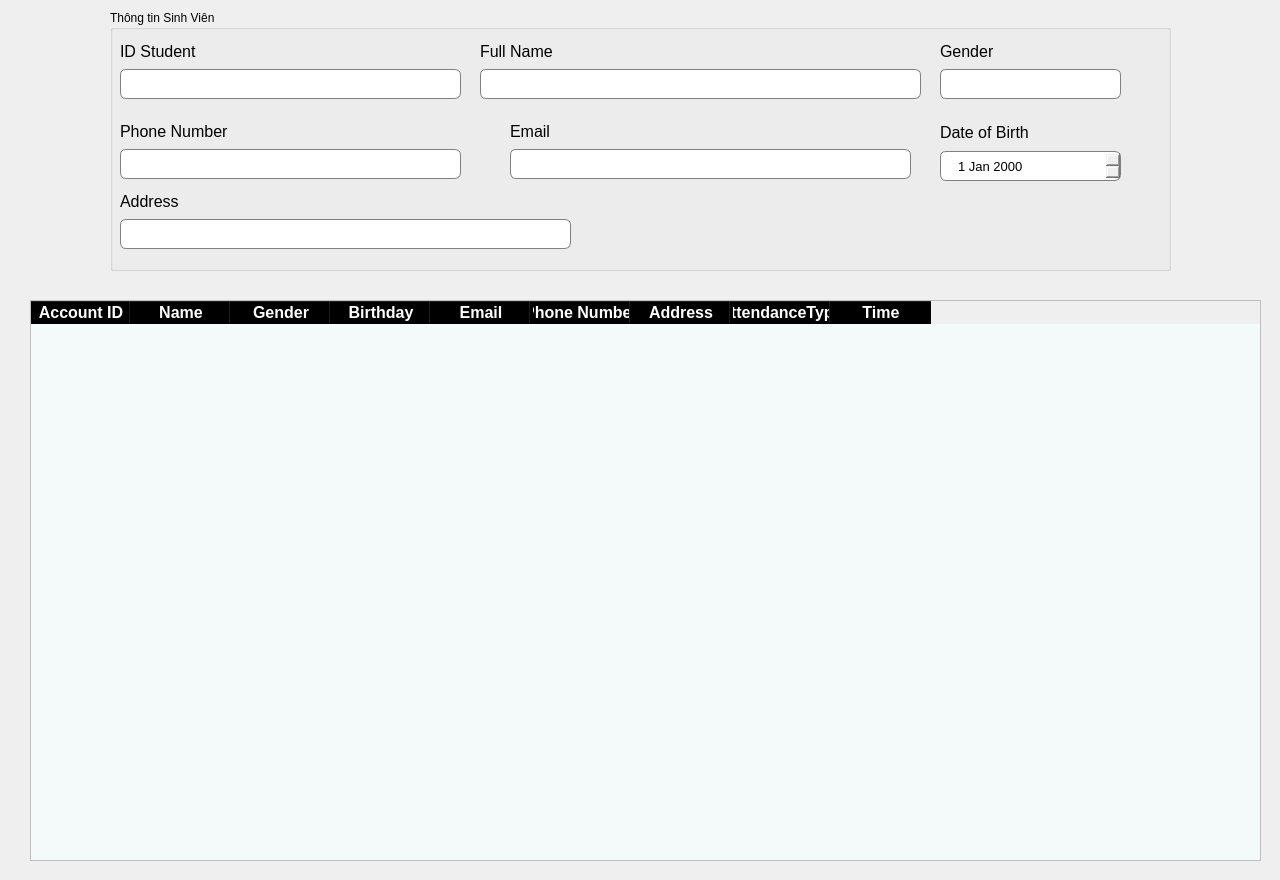
<?xml version="1.0" encoding="UTF-8"?>
<ui version="4.0">
 <class>MainWindow</class>
 <widget class="QMainWindow" name="MainWindow">
  <property name="geometry">
   <rect>
    <x>0</x>
    <y>0</y>
    <width>1280</width>
    <height>880</height>
   </rect>
  </property>
  <property name="windowTitle">
   <string>MainWindow</string>
  </property>
  <widget class="QWidget" name="centralwidget">
   <widget class="QGroupBox" name="groupBox">
    <property name="geometry">
     <rect>
      <x>110</x>
      <y>10</y>
      <width>1061</width>
      <height>261</height>
     </rect>
    </property>
    <property name="styleSheet">
     <string notr="true">QLineEdit{
	border: 1px solid gray;
	border-radius:6px;
	padding-left:15px;
	height:30px;
}
QDateEdit{
	border:1px solid gray;
	border-radius:6px;
	padding-left:15px;
	height:28px;
}
QDateTimeEdit{
	border:1px solid gray;
	border-radius:6px;
	padding-left:15px;
	height:28px;
}
QComboBox{
	border:2px solid white;
	border-radius:8px;
	padding:1px 15px 1px 3px;
	background-color: black;
	color:white;
	height:25px;
	padding-left:15px;
	font-weight:bold;
	selection-background-color:#298089;
}
</string>
    </property>
    <property name="title">
     <string>Thông tin Sinh Viên</string>
    </property>
    <widget class="QWidget" name="layoutWidget">
     <property name="geometry">
      <rect>
       <x>370</x>
       <y>30</y>
       <width>441</width>
       <height>59</height>
      </rect>
     </property>
     <layout class="QVBoxLayout" name="verticalLayout_13">
      <item>
       <widget class="QLabel" name="label_9">
        <property name="font">
         <font>
          <pointsize>12</pointsize>
         </font>
        </property>
        <property name="text">
         <string>Full Name</string>
        </property>
       </widget>
      </item>
      <item>
       <widget class="QLineEdit" name="Name_Student_lineEdit">
        <property name="minimumSize">
         <size>
          <width>0</width>
          <height>30</height>
         </size>
        </property>
        <property name="maximumSize">
         <size>
          <width>16777215</width>
          <height>30</height>
         </size>
        </property>
        <property name="font">
         <font>
          <pointsize>10</pointsize>
         </font>
        </property>
       </widget>
      </item>
     </layout>
    </widget>
    <widget class="QWidget" name="layoutWidget_2">
     <property name="geometry">
      <rect>
       <x>10</x>
       <y>110</y>
       <width>341</width>
       <height>59</height>
      </rect>
     </property>
     <layout class="QVBoxLayout" name="verticalLayout_16">
      <item>
       <widget class="QLabel" name="label_15">
        <property name="font">
         <font>
          <pointsize>12</pointsize>
         </font>
        </property>
        <property name="text">
         <string>Phone Number</string>
        </property>
       </widget>
      </item>
      <item>
       <widget class="QLineEdit" name="Phone_Student_lineEdit">
        <property name="minimumSize">
         <size>
          <width>0</width>
          <height>30</height>
         </size>
        </property>
        <property name="maximumSize">
         <size>
          <width>16777215</width>
          <height>30</height>
         </size>
        </property>
        <property name="font">
         <font>
          <pointsize>10</pointsize>
         </font>
        </property>
       </widget>
      </item>
     </layout>
    </widget>
    <widget class="QWidget" name="layoutWidget_3">
     <property name="geometry">
      <rect>
       <x>10</x>
       <y>30</y>
       <width>341</width>
       <height>59</height>
      </rect>
     </property>
     <layout class="QVBoxLayout" name="verticalLayout_12">
      <item>
       <widget class="QLabel" name="label_8">
        <property name="font">
         <font>
          <pointsize>12</pointsize>
         </font>
        </property>
        <property name="text">
         <string>ID Student</string>
        </property>
       </widget>
      </item>
      <item>
       <widget class="QLineEdit" name="ID_Student_lineEdit">
        <property name="minimumSize">
         <size>
          <width>0</width>
          <height>30</height>
         </size>
        </property>
        <property name="maximumSize">
         <size>
          <width>16777215</width>
          <height>30</height>
         </size>
        </property>
        <property name="font">
         <font>
          <pointsize>10</pointsize>
         </font>
        </property>
       </widget>
      </item>
     </layout>
    </widget>
    <widget class="QWidget" name="layoutWidget_5">
     <property name="geometry">
      <rect>
       <x>400</x>
       <y>110</y>
       <width>401</width>
       <height>59</height>
      </rect>
     </property>
     <layout class="QVBoxLayout" name="verticalLayout_18">
      <item>
       <widget class="QLabel" name="label_17">
        <property name="font">
         <font>
          <pointsize>12</pointsize>
         </font>
        </property>
        <property name="text">
         <string>Email</string>
        </property>
       </widget>
      </item>
      <item>
       <widget class="QLineEdit" name="Email_Student_lineEdit">
        <property name="minimumSize">
         <size>
          <width>0</width>
          <height>30</height>
         </size>
        </property>
        <property name="maximumSize">
         <size>
          <width>16777215</width>
          <height>30</height>
         </size>
        </property>
        <property name="font">
         <font>
          <pointsize>10</pointsize>
         </font>
        </property>
       </widget>
      </item>
     </layout>
    </widget>
    <widget class="QWidget" name="layoutWidget_4">
     <property name="geometry">
      <rect>
       <x>10</x>
       <y>180</y>
       <width>451</width>
       <height>59</height>
      </rect>
     </property>
     <layout class="QVBoxLayout" name="verticalLayout_19">
      <item>
       <widget class="QLabel" name="label_18">
        <property name="font">
         <font>
          <pointsize>12</pointsize>
         </font>
        </property>
        <property name="text">
         <string>Address</string>
        </property>
       </widget>
      </item>
      <item>
       <widget class="QLineEdit" name="Address_Student_lineEdit">
        <property name="minimumSize">
         <size>
          <width>0</width>
          <height>30</height>
         </size>
        </property>
        <property name="maximumSize">
         <size>
          <width>16777215</width>
          <height>30</height>
         </size>
        </property>
        <property name="font">
         <font>
          <pointsize>10</pointsize>
         </font>
        </property>
       </widget>
      </item>
     </layout>
    </widget>
    <widget class="QWidget" name="layoutWidget_6">
     <property name="geometry">
      <rect>
       <x>830</x>
       <y>110</y>
       <width>181</width>
       <height>61</height>
      </rect>
     </property>
     <layout class="QVBoxLayout" name="verticalLayout_15">
      <item>
       <widget class="QLabel" name="label_14">
        <property name="font">
         <font>
          <pointsize>12</pointsize>
         </font>
        </property>
        <property name="text">
         <string>Date of Birth</string>
        </property>
       </widget>
      </item>
      <item>
       <widget class="QDateEdit" name="Birth_Student_dateEdit">
        <property name="minimumSize">
         <size>
          <width>0</width>
          <height>30</height>
         </size>
        </property>
        <property name="font">
         <font>
          <pointsize>10</pointsize>
         </font>
        </property>
       </widget>
      </item>
     </layout>
    </widget>
    <widget class="QWidget" name="layoutWidget_7">
     <property name="geometry">
      <rect>
       <x>830</x>
       <y>30</y>
       <width>181</width>
       <height>59</height>
      </rect>
     </property>
     <layout class="QVBoxLayout" name="verticalLayout_17">
      <item>
       <widget class="QLabel" name="label_16">
        <property name="font">
         <font>
          <pointsize>12</pointsize>
         </font>
        </property>
        <property name="text">
         <string>Gender</string>
        </property>
       </widget>
      </item>
      <item>
       <widget class="QLineEdit" name="Gender_Student_lineEdit">
        <property name="minimumSize">
         <size>
          <width>0</width>
          <height>30</height>
         </size>
        </property>
        <property name="maximumSize">
         <size>
          <width>16777215</width>
          <height>30</height>
         </size>
        </property>
        <property name="font">
         <font>
          <pointsize>10</pointsize>
         </font>
        </property>
       </widget>
      </item>
     </layout>
    </widget>
   </widget>
   <widget class="QWidget" name="widget" native="true">
    <property name="geometry">
     <rect>
      <x>20</x>
      <y>290</y>
      <width>1251</width>
      <height>581</height>
     </rect>
    </property>
    <widget class="QTableWidget" name="StudentInfo_Table">
     <property name="geometry">
      <rect>
       <x>10</x>
       <y>10</y>
       <width>1231</width>
       <height>561</height>
      </rect>
     </property>
     <property name="font">
      <font>
       <pointsize>12</pointsize>
      </font>
     </property>
     <property name="styleSheet">
      <string notr="true">QHeaderView::section{
	font-weight:bold;
	background-color:black;
	color:white;
}
QTableWidget{	
	alternate-background-color: #B0BDFB;
	background-color:#F4F9FA;
}</string>
     </property>
     <property name="alternatingRowColors">
      <bool>true</bool>
     </property>
     <column>
      <property name="text">
       <string>Account ID</string>
      </property>
     </column>
     <column>
      <property name="text">
       <string>Name</string>
      </property>
     </column>
     <column>
      <property name="text">
       <string>Gender</string>
      </property>
     </column>
     <column>
      <property name="text">
       <string>Birthday</string>
      </property>
     </column>
     <column>
      <property name="text">
       <string>Email</string>
      </property>
     </column>
     <column>
      <property name="text">
       <string>Phone Number</string>
      </property>
     </column>
     <column>
      <property name="text">
       <string>Address</string>
      </property>
     </column>
     <column>
      <property name="text">
       <string>AttendanceType</string>
      </property>
     </column>
     <column>
      <property name="text">
       <string>Time</string>
      </property>
     </column>
    </widget>
   </widget>
  </widget>
 </widget>
 <resources/>
 <connections/>
</ui>
